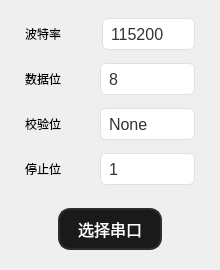
<?xml version="1.0" encoding="UTF-8"?>
<ui version="4.0">
 <class>uartWidget</class>
 <widget class="QWidget" name="uartWidget">
  <property name="geometry">
   <rect>
    <x>0</x>
    <y>0</y>
    <width>220</width>
    <height>270</height>
   </rect>
  </property>
  <property name="windowTitle">
   <string>Form</string>
  </property>
  <layout class="QVBoxLayout" name="verticalLayout_2" stretch="2,2,2,2,3">
   <property name="spacing">
    <number>0</number>
   </property>
   <property name="leftMargin">
    <number>5</number>
   </property>
   <property name="topMargin">
    <number>5</number>
   </property>
   <property name="rightMargin">
    <number>5</number>
   </property>
   <property name="bottomMargin">
    <number>5</number>
   </property>
   <item>
    <layout class="QHBoxLayout" name="horizontalLayout_2">
     <property name="leftMargin">
      <number>20</number>
     </property>
     <property name="rightMargin">
      <number>20</number>
     </property>
     <item>
      <widget class="QLabel" name="label_2">
       <property name="sizePolicy">
        <sizepolicy hsizetype="Preferred" vsizetype="Preferred">
         <horstretch>0</horstretch>
         <verstretch>0</verstretch>
        </sizepolicy>
       </property>
       <property name="text">
        <string>波特率</string>
       </property>
      </widget>
     </item>
     <item>
      <widget class="QComboBox" name="bandRateBox">
       <property name="minimumSize">
        <size>
         <width>0</width>
         <height>0</height>
        </size>
       </property>
       <property name="maximumSize">
        <size>
         <width>100</width>
         <height>32</height>
        </size>
       </property>
       <property name="styleSheet">
        <string notr="true">/* 统一所有输入框（QLineEdit + QComboBox）的样式 */
QLineEdit, QComboBox {
    background-color: #ffffff;
    border: 1px solid #e0e0e0;
    border-radius: 6px;
    padding: 6px 8px;
    font-size: 16px;
    color: #333333;
}

/* QComboBox 下拉箭头区域样式（避免额外凸起 + 无警告） */
QComboBox::drop-down {
    border: none;
    background-color: transparent;
    width: 20px;
}
QComboBox::down-arrow {
    image: none; /* 清空箭头，无资源加载警告 */
    width: 12px;
    height: 12px;
}

/* 聚焦状态保持一致 */
QLineEdit:focus, QComboBox:focus {
    border: 1px solid #40a9ff;
    outline: none;
}</string>
       </property>
       <item>
        <property name="text">
         <string>115200</string>
        </property>
       </item>
       <item>
        <property name="text">
         <string>9600</string>
        </property>
       </item>
      </widget>
     </item>
    </layout>
   </item>
   <item>
    <layout class="QHBoxLayout" name="horizontalLayout_3">
     <property name="leftMargin">
      <number>20</number>
     </property>
     <property name="rightMargin">
      <number>20</number>
     </property>
     <item>
      <widget class="QLabel" name="label_3">
       <property name="sizePolicy">
        <sizepolicy hsizetype="Preferred" vsizetype="Preferred">
         <horstretch>0</horstretch>
         <verstretch>0</verstretch>
        </sizepolicy>
       </property>
       <property name="text">
        <string>数据位</string>
       </property>
      </widget>
     </item>
     <item>
      <widget class="QComboBox" name="dataBitBox">
       <property name="minimumSize">
        <size>
         <width>95</width>
         <height>0</height>
        </size>
       </property>
       <property name="maximumSize">
        <size>
         <width>100</width>
         <height>32</height>
        </size>
       </property>
       <property name="styleSheet">
        <string notr="true">/* 统一所有输入框（QLineEdit + QComboBox）的样式 */
QLineEdit, QComboBox {
    background-color: #ffffff;
    border: 1px solid #e0e0e0;
    border-radius: 6px;
    padding: 6px 8px;
    font-size: 16px;
    color: #333333;
}

/* QComboBox 下拉箭头区域样式（避免额外凸起 + 无警告） */
QComboBox::drop-down {
    border: none;
    background-color: transparent;
    width: 20px;
}
QComboBox::down-arrow {
    image: none; /* 清空箭头，无资源加载警告 */
    width: 12px;
    height: 12px;
}

/* 聚焦状态保持一致 */
QLineEdit:focus, QComboBox:focus {
    border: 1px solid #40a9ff;
    outline: none;
}</string>
       </property>
       <item>
        <property name="text">
         <string>8</string>
        </property>
       </item>
       <item>
        <property name="text">
         <string>7</string>
        </property>
       </item>
       <item>
        <property name="text">
         <string>6</string>
        </property>
       </item>
       <item>
        <property name="text">
         <string>5</string>
        </property>
       </item>
      </widget>
     </item>
    </layout>
   </item>
   <item>
    <layout class="QHBoxLayout" name="horizontalLayout_4">
     <property name="leftMargin">
      <number>20</number>
     </property>
     <property name="rightMargin">
      <number>20</number>
     </property>
     <item>
      <widget class="QLabel" name="label_4">
       <property name="sizePolicy">
        <sizepolicy hsizetype="Preferred" vsizetype="Preferred">
         <horstretch>0</horstretch>
         <verstretch>0</verstretch>
        </sizepolicy>
       </property>
       <property name="text">
        <string>校验位</string>
       </property>
      </widget>
     </item>
     <item>
      <widget class="QComboBox" name="checkBitBox">
       <property name="minimumSize">
        <size>
         <width>95</width>
         <height>0</height>
        </size>
       </property>
       <property name="maximumSize">
        <size>
         <width>100</width>
         <height>32</height>
        </size>
       </property>
       <property name="styleSheet">
        <string notr="true">/* 统一所有输入框（QLineEdit + QComboBox）的样式 */
QLineEdit, QComboBox {
    background-color: #ffffff;
    border: 1px solid #e0e0e0;
    border-radius: 6px;
    padding: 6px 8px;
    font-size: 16px;
    color: #333333;
}

/* QComboBox 下拉箭头区域样式（避免额外凸起 + 无警告） */
QComboBox::drop-down {
    border: none;
    background-color: transparent;
    width: 20px;
}
QComboBox::down-arrow {
    image: none; /* 清空箭头，无资源加载警告 */
    width: 12px;
    height: 12px;
}

/* 聚焦状态保持一致 */
QLineEdit:focus, QComboBox:focus {
    border: 1px solid #40a9ff;
    outline: none;
}</string>
       </property>
       <item>
        <property name="text">
         <string>None</string>
        </property>
       </item>
       <item>
        <property name="text">
         <string>Even</string>
        </property>
       </item>
       <item>
        <property name="text">
         <string>Odd</string>
        </property>
       </item>
       <item>
        <property name="text">
         <string>Mark</string>
        </property>
       </item>
       <item>
        <property name="text">
         <string>Space</string>
        </property>
       </item>
      </widget>
     </item>
    </layout>
   </item>
   <item>
    <layout class="QHBoxLayout" name="horizontalLayout_5">
     <property name="spacing">
      <number>7</number>
     </property>
     <property name="leftMargin">
      <number>20</number>
     </property>
     <property name="rightMargin">
      <number>20</number>
     </property>
     <item>
      <widget class="QLabel" name="label_5">
       <property name="sizePolicy">
        <sizepolicy hsizetype="Preferred" vsizetype="Preferred">
         <horstretch>0</horstretch>
         <verstretch>0</verstretch>
        </sizepolicy>
       </property>
       <property name="text">
        <string>停止位</string>
       </property>
      </widget>
     </item>
     <item>
      <widget class="QComboBox" name="stopBitBox">
       <property name="minimumSize">
        <size>
         <width>95</width>
         <height>0</height>
        </size>
       </property>
       <property name="maximumSize">
        <size>
         <width>100</width>
         <height>32</height>
        </size>
       </property>
       <property name="styleSheet">
        <string notr="true">/* 统一所有输入框（QLineEdit + QComboBox）的样式 */
QLineEdit, QComboBox {
    background-color: #ffffff;
    border: 1px solid #e0e0e0;
    border-radius: 6px;
    padding: 6px 8px;
    font-size: 16px;
    color: #333333;
}

/* QComboBox 下拉箭头区域样式（避免额外凸起 + 无警告） */
QComboBox::drop-down {
    border: none;
    background-color: transparent;
    width: 20px;
}
QComboBox::down-arrow {
    image: none; /* 清空箭头，无资源加载警告 */
    width: 12px;
    height: 12px;
}

/* 聚焦状态保持一致 */
QLineEdit:focus, QComboBox:focus {
    border: 1px solid #40a9ff;
    outline: none;
}</string>
       </property>
       <item>
        <property name="text">
         <string>1</string>
        </property>
       </item>
       <item>
        <property name="text">
         <string>1.5</string>
        </property>
       </item>
       <item>
        <property name="text">
         <string>2</string>
        </property>
       </item>
       <item>
        <property name="text">
         <string>0</string>
        </property>
       </item>
      </widget>
     </item>
    </layout>
   </item>
   <item>
    <layout class="QVBoxLayout" name="verticalLayout" stretch="3">
     <item>
      <layout class="QHBoxLayout" name="horizontalLayout_6">
       <property name="topMargin">
        <number>10</number>
       </property>
       <item>
        <spacer name="horizontalSpacer">
         <property name="orientation">
          <enum>Qt::Horizontal</enum>
         </property>
         <property name="sizeHint" stdset="0">
          <size>
           <width>40</width>
           <height>20</height>
          </size>
         </property>
        </spacer>
       </item>
       <item>
        <widget class="QPushButton" name="pushButton">
         <property name="styleSheet">
          <string notr="true">/* QPushButton 基础样式 - 核心暗黑风格 */
QPushButton {
    background-color: #1a1a1a;  /* 深黑色背景 */
    border-radius: 12px;         /* 圆角 */
    border: 2px solid #2d2d2d;  /* 统一边框宽度为2px */

    font-family: &quot;Microsoft YaHei&quot;, sans-serif;
    font-size: 16px;            
    color: #ffffff;              

    padding: 5px 10px;          
    min-width: 80px;            
    min-height: 28px;           
}

/* 鼠标悬停 - 轻微提亮 */
QPushButton:hover {
    background-color: #2a2a2a;
    border-color: #3d3d3d;
}

/* 按下效果 - 加深背景 */
QPushButton:pressed {
    background-color: #0a0a0a;
}

/* 禁用状态 - 灰色调 */
QPushButton:disabled {
    background-color: #2c2c2c;
    color: #666666;
}

/* 连接成功（断开状态）- 红色高亮样式 */
QPushButton[connected=&quot;true&quot;] {
    background-color: #ff0000;    /* 纯红色背景 */
    border: 2px solid #ffffff;    /* 保持边框宽度2px，仅改颜色 */
    color: #ffffff;               /* 白色文字 */
}
QPushButton[connected=&quot;true&quot;]:hover {
    background-color: #ff3333;
}
QPushButton[connected=&quot;true&quot;]:pressed {
    background-color: #cc0000;
}</string>
         </property>
         <property name="text">
          <string>选择串口</string>
         </property>
        </widget>
       </item>
       <item>
        <spacer name="horizontalSpacer_2">
         <property name="orientation">
          <enum>Qt::Horizontal</enum>
         </property>
         <property name="sizeHint" stdset="0">
          <size>
           <width>40</width>
           <height>20</height>
          </size>
         </property>
        </spacer>
       </item>
      </layout>
     </item>
    </layout>
   </item>
  </layout>
 </widget>
 <resources/>
 <connections/>
</ui>
